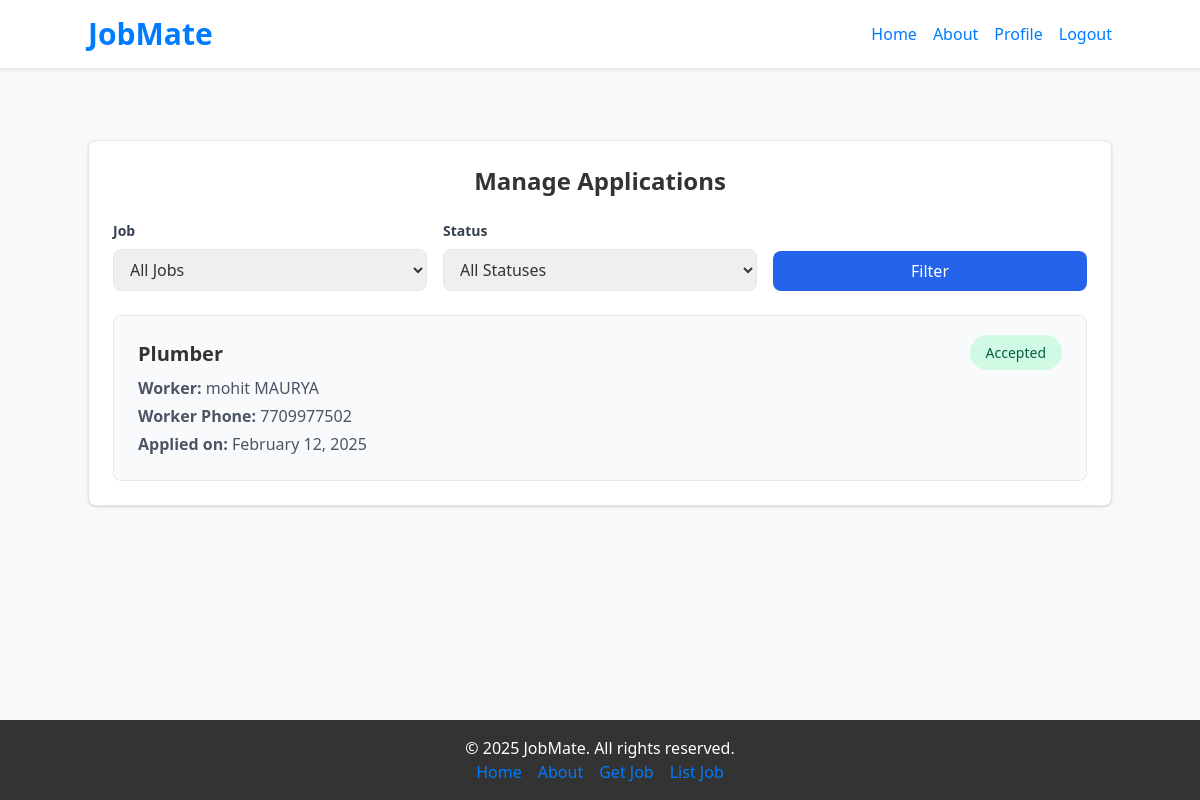
The page /contractor/applications/ (signed in) on the database its author committed.
### contractor/models.py (models this page shows, shortened)
class Application(models.Model):
    STATUS_CHOICES = (
        ('pending', 'Pending'),
        ('accepted', 'Accepted'),
        ('rejected', 'Rejected')
    )
    worker = models.ForeignKey('worker.Worker', on_delete=models.CASCADE)
    job = models.ForeignKey(Job, on_delete=models.CASCADE)
    status = models.CharField(max_length=10, choices=STATUS_CHOICES, default='pending')
    applied_at = models.DateTimeField(auto_now_add=True)
    class Meta:
        unique_together = ('worker', 'job')

class Job(models.Model):
    STATUS_CHOICES = (
        ('open', 'Open'),
        ('closed', 'Closed')
    )
    contractor = models.ForeignKey(Contractor, on_delete=models.CASCADE)
    title = models.CharField(max_length=255)
    description = models.TextField()
    location = models.CharField(max_length=255)
    wage = models.DecimalField(max_digits=10, decimal_places=2)
    required_skills = models.TextField(blank=True, null=True)
    created_at = models.DateTimeField(auto_now_add=True)
    status = models.CharField(max_length=10, choices=STATUS_CHOICES, default='open')

### worker/models.py (models this page shows, shortened)
class Worker(models.Model):
    user = models.OneToOneField(CustomUser, on_delete=models.CASCADE, primary_key=True)
    name = models.CharField(max_length=255, blank=True, null=True)
    experience = models.IntegerField(default=0)
    availability = models.BooleanField(default=True)
    location = models.CharField(max_length=255)
    profile_score = models.FloatField(default=0)
    skills = models.ManyToManyField('Skill', through='WorkerSkill')

### accounts/models.py (models this page shows)
class CustomUser(AbstractUser):
    ROLE_CHOICES = (
        ('worker', 'Worker'),
        ('contractor', 'Contractor'),
    )
    role = models.CharField(max_length=20, choices=ROLE_CHOICES, default='worker')
    phone = models.CharField(max_length=15, blank=True, null=True)
    address = models.TextField(blank=True, null=True)
    created_at = models.DateTimeField(auto_now_add=True)
    date_of_birth = models.DateField(blank=True, null=True)

### contractor/views.py (the view)
# urls.py: path('applications/', views.manage_applications, name='manage-applications'),
@login_required(login_url='/login/')
def manage_applications(request):
    contractor = request.user.contractor
    job_filter = request.GET.get('job')
    status_filter = request.GET.get('status')
    applications_list = Application.objects.filter(job__contractor=contractor)
    if job_filter:
        applications_list = applications_list.filter(job_id=job_filter)
    if status_filter:
        applications_list = applications_list.filter(status=status_filter)
    applications_list = applications_list.order_by('-applied_at')
    jobs = contractor.job_set.all()
    paginator = Paginator(applications_list, 10)
    page = request.GET.get('page')
    applications = paginator.get_page(page)
    return render(request, 'manage_applications.html', {
        'applications': applications,
        'jobs': jobs,
        'current_job': job_filter,
        'current_status': status_filter
    })

### contractor/templates/manage_applications.html (shortened to what this page needs)
{% extends "base.html" %}
{% block content %}
<div class="max-w-6xl mx-auto mt-8">
    <div class="bg-white shadow rounded-lg p-6 border">
        <h2 class="text-2xl font-bold mb-6 text-center">Manage Applications</h2>
        <form method="get" class="grid grid-cols-1 md:grid-cols-3 gap-4 mb-6">
            <div>
                <label class="block text-gray-700 text-sm font-bold mb-2" for="job">Job</label>
                <select name="job" id="job" class="w-full px-3 py-2 border rounded-lg focus:outline-none focus:ring-2 focus:ring-blue-600">
                    <option value="">All Jobs</option>
                </select>
            </div>
            <div>
                <label class="block text-gray-700 text-sm font-bold mb-2" for="status">Status</label>
                <select name="status" id="status" class="w-full px-3 py-2 border rounded-lg focus:outline-none focus:ring-2 focus:ring-blue-600">
                    <option value="">All Statuses</option>
                </select>
            </div>
            <div class="flex items-end">
                <button type="submit" class="w-full bg-blue-600 text-white px-4 py-2 rounded-lg hover:bg-blue-700">Filter</button>
            </div>
        </form>
        <div class="space-y-4">
            {% for application in applications %}
            <div class="bg-gray-50 p-6 rounded-lg border">
                <div class="flex justify-between items-start">
                    <div>
                        <h3 class="text-xl font-semibold">{{ application.job.title }}</h3>
                        <div class="mt-2 space-y-1">
                            <p class="text-gray-600"><strong>Worker:</strong> {{ application.worker.user.get_full_name }}</p>
                            <p class="text-gray-600"><strong>Worker Phone:</strong> {{ application.worker.user.phone }}</p>
                            <p class="text-gray-600"><strong>Applied on:</strong> {{ application.applied_at|date:"F j, Y" }}</p>
                        </div>
                    </div>
                    <div class="text-right">
                        <span class="px-4 py-2 rounded-full text-sm
                            {% if application.status == 'pending' %}bg-yellow-100 text-yellow-800
                            {% elif application.status == 'accepted' %}bg-green-100 text-green-800
                            {% else %}bg-red-100 text-red-800{% endif %}">
                            {{ application.get_status_display }}
                        </span>
                    </div>
                </div>
            </div>
            {% empty %}
            <div class="text-center py-8">
                <p class="text-gray-600">No applications found.</p>
            </div>
            {% endfor %}
        </div>
    </div>
</div>
{% endblock %}

### static/css/styles.css (style rules this page uses)
body { display: flex; flex-direction: column; min-height: 100vh; background-color: #f8f9fa; color: #333333; }

### rows shown on the page
Application: job "Plumber", worker.user.get_full_name "mohit MAURYA", worker.user.phone "7709977502", applied_at "February 12, 2025", status "Accepted"
